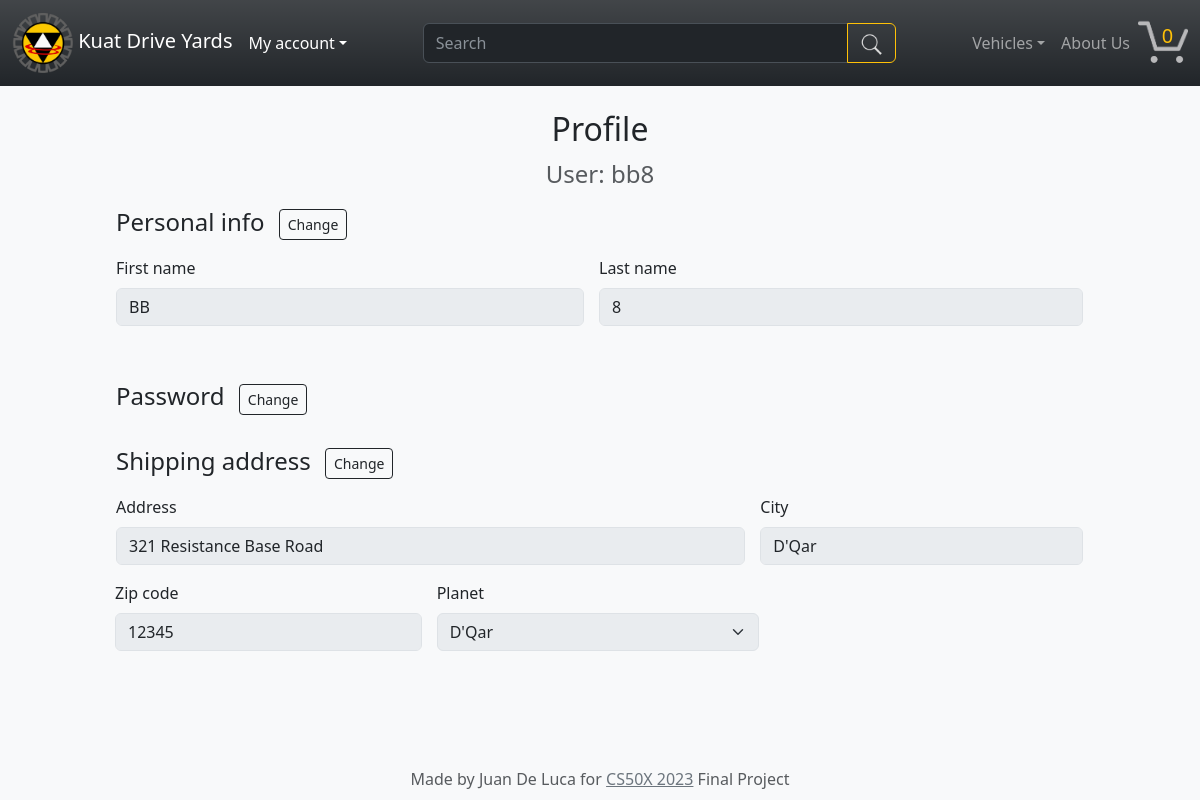
Screenshot of /profile (signed in) with the database file from the repository.
### tables this page shows
CREATE TABLE users (
    id INTEGER,
    username TEXT NOT NULL UNIQUE,
    name TEXT NOT NULL,
    last_name TEXT NOT NULL,
    hash TEXT NOT NULL,
    address TEXT,
    city TEXT,
    zip TEXT,
    planet_id INTEGER, type TEXT NOT NULL DEFAULT user,
    PRIMARY KEY(id),
    FOREIGN KEY(planet_id) REFERENCES planets(id)
);

CREATE TABLE planets (
    id INTEGER,
    name TEXT NOT NULL,
    PRIMARY KEY(id)
);

### app.py (the view, shortened to what this page needs)
@app.route("/profile", methods=["GET", "POST"])
@login_required
def profile():
    if request.method == "GET":
        user_id = session.get("user_id")
        userType = cur.execute("SELECT type FROM users WHERE id = ?", [user_id]).fetchone()["type"]
        userData = cur.execute(
            "SELECT username, name, last_name, address, city, zip, planet_id FROM users WHERE id = ?", [user_id]
            ).fetchone()
        planets = cur.execute("SELECT id, name FROM planets ORDER BY name").fetchall()
        return render_template("profile.html", cart=cartQuantity(user_id), data=userData, planets=planets, userType=userType, categories=vehiclesCategories())

### app.py (called while the page is built)
def dict_factory(cursor, row):
    fields = [column[0] for column in cursor.description]
    return {key: value for key, value in zip(fields, row)}

def login_required(f):
    @wraps(f)
    def decorated_function(*args, **kwargs):
        if session.get("user_id") is None:
            flash("Please login first.", "warning")
            return redirect("/login")
        return f(*args, **kwargs)
    return decorated_function

def cartQuantity(user_id):
    if user_id:
        orders = cur.execute(
                """
                SELECT COALESCE(SUM(quantity), 0) AS vehicles
                FROM orders_details
                WHERE order_id = (
                                SELECT id
                                FROM orders
                                WHERE user_id = ?
                                AND paid = FALSE
                                )
                """
            , [user_id]).fetchone()
    else:
        orders = {"vehicles": "0"}
    return orders

def vehiclesCategories():
    return cur.execute("SELECT id, name FROM categories").fetchall()

### templates/profile.html (shortened to what this page needs)
{% extends 'layout.html' %}
{% block main %}
<div class="container my-4" id="profile-container">
  <h2 class="text-center">Profile</h2>
  <p class="text-center text-body-secondary fs-4 mt-0" id="pinfo-user">User: {{ data.username }}</p>
  <section id="personal-info">
    <form class="row g-2 mx-auto mb-4" id="pinfo-form" action="/profile" method="post" novalidate>
      <h4>Personal info <button type="button" class="btn btn-outline-dark btn-sm ms-2" id="pinfo-change">Change</button></h4>
      <fieldset disabled id="pinfo-fieldset">
        <div class="input-group mb-3">
          <div class="pe-sm-3 mb-3 col-12 col-sm-6">
            <label for="first-name" class="form-label">First name</label>
            <input type="text" name="first-name" id="first-name" class="form-control" value="{{ data.name }}" />
          </div>
          <div class="col-12 mb-3 col-sm-6">
            <label for="last-name" class="form-label">Last name</label>
            <input type="text" name="last-name" id="last-name" class="form-control" value="{{ data.last_name }}" />
          </div>
        </div>
      </fieldset>
    </form>
  </section>
  <section id="password">
    <form class="row g-2 mx-auto mb-4" id="password-form" action="/profile" method="post" novalidate>
      <h4>Password <button type="button" class="btn btn-outline-dark btn-sm ms-2" id="password-change">Change</button></h4>
    </form>
  </section>
  <section id="address">
    <form class="row g-2 mx-auto mb-4" id="address-form" action="/profile" method="post" novalidate>
      <h4>Shipping address <button type="button" class="btn btn-outline-dark btn-sm ms-2" id="address-change">Change</button></h4>
      <fieldset disabled id="address-fieldset">
        <div class="input-group mb-3">
          <div class="pe-sm-3 mb-3 col-12 col-sm-8">
            <label for="address" class="form-label">Address</label>
            <input type="text" class="form-control" id="address" value="{{ data.address }}" autocomplete="street-address" name="address"/>
          </div>
          <div class="mb-3 col-12 col-sm-4">
            <label for="city" class="form-label">City</label>
            <input type="text" class="form-control" id="city" value="{{ data.city }}" autocomplete="address-level2" name="city"/>
          </div>
          <div class="pe-sm-3 mb-3 col-12 col-sm-4">
            <label for="zip" class="form-label">Zip code</label>
            <input type="text" class="form-control" id="zip" value="{{ data.zip }}" autocomplete="postal-code" name="zip"/>
          </div>
          <div class="mb-3 col-12 col-sm-4">
            <label for="planet" class="form-label">Planet</label>
            <select class="form-select" id="planet" placeholder="Planet" name="planet_id">
              {% for planet in planets %}
              <option {% if data.planet_id and data.planet_id | int == planet.id %} selected {% endif %} value="{{planet.id}}">{{planet.name}}</option>
              {% endfor %}
            </select>
          </div>
        </div>
      </fieldset>
    </form>
  </section>
</div>
{% endblock %}

### static/styles.css (style rules this page uses)
:root { --danger: #ffc107; }
html, body { height: 100%; margin: 0; }
html { min-width: 290px; }
#register-form, #login-form, #pinfo-form { justify-content: center; }
#profile-container { max-width: 1000px; }

### rows the page displays
users: username "bb8", first-name "BB", last-name "8", address "321 Resistance Base Road", city "D'Qar", zip "12345", planet_id "D'Qar"

### other values shown
{{ cart.vehicles }} "0"
